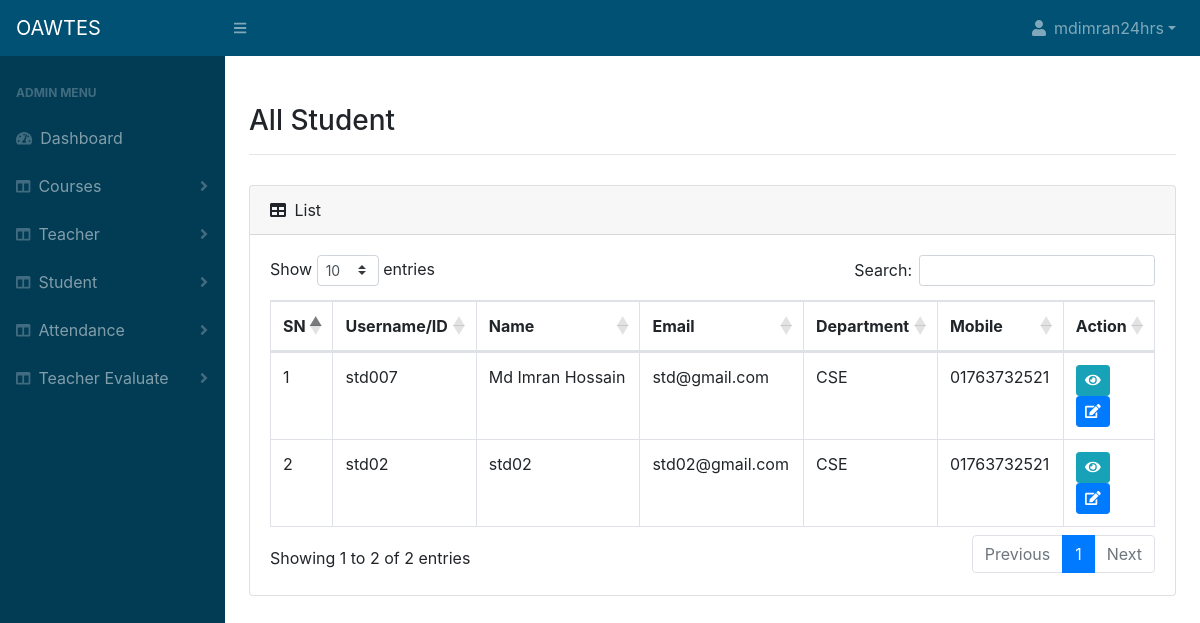
/student_list.php (signed in), run on the app's committed database.
### tables this page shows
CREATE TABLE `users` (
  `id` int(10) NOT NULL,
  `role` varchar(255) NOT NULL,
  `name` varchar(255) NOT NULL,
  `username` varchar(255) NOT NULL,
  `password` varchar(255) NOT NULL,
  `email` varchar(255) DEFAULT NULL,
  `mobile` varchar(11) DEFAULT NULL,
  `address` varchar(255) DEFAULT NULL,
  `department` varchar(255) DEFAULT NULL,
  `dateofbirth` date DEFAULT NULL,
  `gender` varchar(255) DEFAULT NULL,
  `entrydate` datetime NOT NULL
);

### student_list.php (the view, shortened to what this page needs)
<!DOCTYPE html>
<html lang="en">
    <head>
        <?php require_once('cssfile.php'); ?>
    </head>
    <body class="sb-nav-fixed">
        <?php require_once('header.php'); ?>
        <div id="layoutSidenav">
            <div id="layoutSidenav_nav" >
                <?php require_once('left_ber.php'); ?>
            </div>
            <div id="layoutSidenav_content">
                <main>
                    <div class="container-fluid">
                        <div class="row">
                            <div class="col-12" style="margin: auto;">
                              <br>
                              <h3 class="mt-4">All Student</h3>
                              <hr style="margin-bottom: 30px;">
                                 <div class="card mb-4">
                            <div class="card-header">
                                <i class="fas fa-table mr-1"></i>
                                List
                            </div>
                            <div class="card-body">
                                <div class="table-responsive">
                                    <table class="table table-bordered" id="dataTable" width="100%" cellspacing="0">
                                        <thead>
                                            <tr>
                                               <th>SN</th>
                                                <th>Username/ID</th>
                                                <th>Name</th>
                                                <th>Email</th>
                                                <th>Department</th>
                                                <th>Mobile</th>
                                                <th>Action</th>
                                            </tr>
                                        </thead>
                                        <tbody>
            <?php
                    $i=0;
            require_once('connection.php');
            $sql = "SELECT * FROM users WHERE role = 'Student'";
            $query = mysqli_query($conn,$sql);
            while($row = mysqli_fetch_array($query, MYSQLI_ASSOC))
            {
              $id = $row['id'];
              $username = $row['username'];
              $name = $row['name'];
              $email = $row['email'];
              $department = $row['department'];
              $mobile = $row['mobile'];
              $sn= ++$i;
               echo "<tr>
                      <td>$sn</td>
                      <td>$username</td>
                      <td>$name</td>
                      <td>$email</td>
                      <td>$department</td>
                      <td>$mobile</td>
                      <td>
                            <a href='person_view.php?id=$id' class='btn btn-info btn-sm'><i class='fa fa-eye'></i></a>
                            <a href='update_person.php?id=$id' class='btn btn-primary btn-sm'><i class='fa fa-edit'></i></a>
                      </td>
                    </tr>";
            }
?>
                                        </tbody>
                                    </table>
                                </div>
                            </div>
                        </div>
                            </div>
                        </div>
                    </div>
                </main>
            </div>
        </div>
    </body>
</html>

### data on the page
users: sn "1", username "std007", name "Md Imran Hossain", email "std@gmail.com", department "CSE", mobile "01763732521"
users: sn "2", username "std02", name "std02", email "std02@gmail.com", department "CSE", mobile "01763732521"

### other printed values
$username "mdimran24hrs"
$role "ADMIN"
